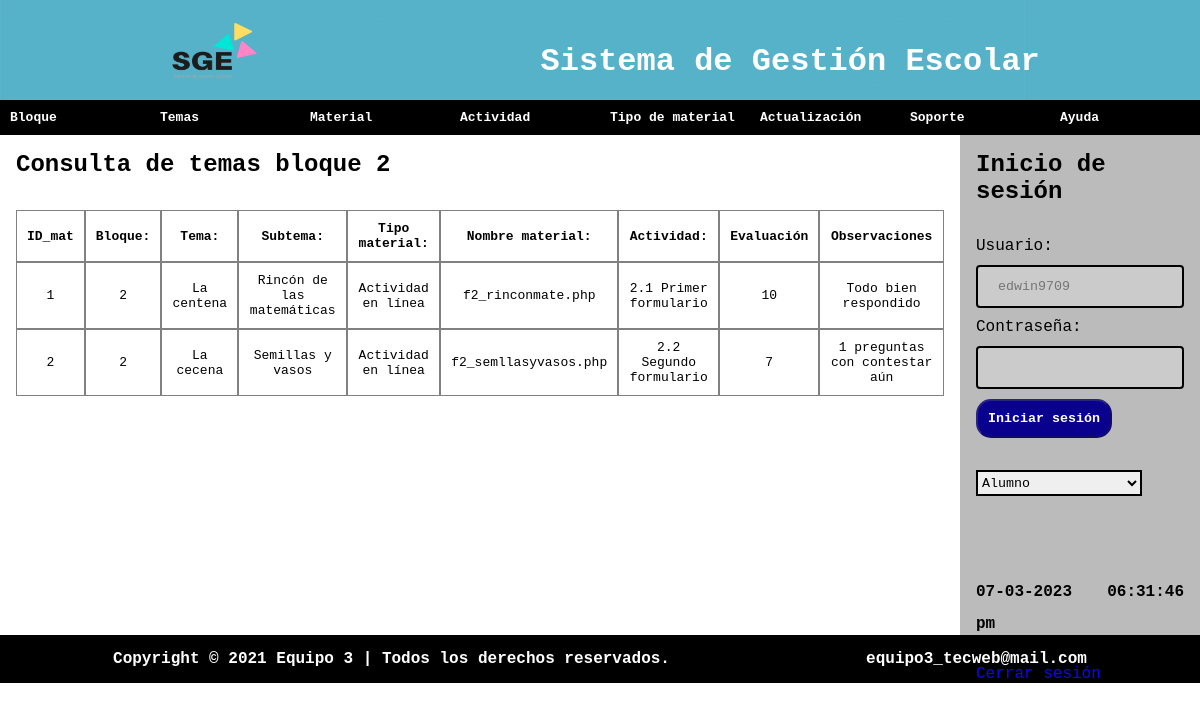
Page /Proyecto/usuario-alumno-bloque_dos.php?id=edwin9709 (signed in) on the committed database.
### tables this page shows
CREATE TABLE `bloque_dos` (
  `id_mat` int(2) NOT NULL,
  `bloque` int(1) NOT NULL,
  `tema` varchar(15) NOT NULL,
  `subtema` varchar(30) NOT NULL,
  `tipo_material` varchar(30) NOT NULL,
  `nombre_material` varchar(30) NOT NULL,
  `actividad` varchar(30) NOT NULL,
  `evaluacion` int(2) NOT NULL,
  `observaciones` varchar(40) NOT NULL
);

CREATE TABLE `usuarios` (
  `id_usuario` int(11) NOT NULL,
  `nombre` varchar(35) NOT NULL,
  `usuario` varchar(15) NOT NULL,
  `tipo_usuario` varchar(25) NOT NULL,
  `correo` varchar(25) NOT NULL,
  `contrasena` varchar(8) NOT NULL
);

### Proyecto/usuario-alumno-bloque_dos.php (the view, shortened to what this page needs)
<?php
include('conexion.php');
if(isset($_GET['id'])){
    $usuario = $_GET['id'];
    $query = "SELECT * FROM usuarios WHERE usuario = '$usuario'";
    $result = mysqli_query($conexion,$query);
    if(mysqli_num_rows($result) == 1){
        $row = mysqli_fetch_array($result);
        $tipo_usuario = $row['tipo_usuario'];
    }
}
if(isset($_SESSION['usuario'])):
?>
<!DOCTYPE html>
<html lang="en">
<head>
    <link rel="stylesheet" href="/project/css/main-alumno.css" type="text/css" />
</head>
<body>
    <header>
    <img class="logo"
            src="/project/src/logo.png"
            alt="logo" />
        <h1>Sistema de Gestión Escolar</h1>
    </header>
        <nav>
        <ul class="nav">
                <li><a href="/project/usuario-alumno.php?id=<?php echo $usuario?>" >Bloque</a>
                </li>
                <li><a href="/project/usuario-alumno-temas.php?id=<?php echo $usuario?>">Temas</a></li>
                <li><a href="/project/usuario-alumno-materia.php?id=<?php echo $usuario?>">Material</a></li>
                <li><a href="/project/usuario-alumno-actividad.php?id=<?php echo $usuario?>">Actividad</a></li>
                <li><a href="">Tipo de material</a>
                </li>
                <li><a href="usuario-alumno-actualizacion.php?id=<?php echo $usuario?>">Actualización</a></li>
                <li><a href="/project/usuario-alumno-soporte.php?id=<?php echo $usuario?>">Soporte</a></li>
                <li><a href="/project/usuario-alumno-ay.php?id=<?php echo $usuario?>">Ayuda</a></li>
            </ul>
        </nav>
    <section name="area-desplegar">
        <h2>Consulta de temas bloque 2</h2>
        <table class="tabla" cellspacing="0">
                    <thead>
                        <tr>
                            <th>ID_mat</th>
                            <th>Bloque:</th>
                            <th>Tema:</th>
                            <th>Subtema:</th>
                            <th>Tipo material:</th>
                            <th>Nombre material:</th>
                            <th>Actividad:</th>
                            <th>Evaluación</th>
                            <th>Observaciones</th>
                        </tr>
                    </thead>
                    <tbody>
                        <?php
                            $query = "SELECT * FROM bloque_dos";
                            $result_data = mysqli_query($conexion,$query);
                            while($row = mysqli_fetch_array($result_data)){
                                ?>
                                <tr>
                                    <td>
                                        <?php echo $row['id_mat'] ?>
                                    </td>
                                    <td>
                                        <?php echo $row['bloque'] ?>
                                    </td>
                                    <td>
                                        <?php echo $row['tema'] ?>
                                    </td>
                                    <td>
                                        <?php echo $row['subtema'] ?>
                                    </td>
                                    <td>
                                        <?php echo $row['tipo_material'] ?>
                                    </td>
                                    <td>
                                        <?php echo $row['nombre_material'] ?>
                                    </td>
                                    <td>
                                        <?php echo $row['actividad'] ?>
                                    </td>
                                    <td>
                                        <?php echo $row['evaluacion'] ?>
                                    </td>
                                    <td>
                                        <?php echo $row['observaciones'] ?>
                                    </td>
                                </tr>
                                <?php
                            }
                        ?>
                    </tbody>
                </table>
    </section>
    <aside>
        <h2>Inicio de sesión</h2>
        <form action="" class="login-form">
            <label for="">Usuario:</label>
            <input type="text" placeholder="<?php echo $usuario ?>" disabled>
            <label for="">Contraseña:</label>
            <input type="password" disabled>
            <button type="submit" class="inactive" disabled>Iniciar sesión</button>
            <select name="tipo_usuario" id="tipo_usuario" style="border: black 2px solid; margin-top:2rem; width:80%; height: 26px;">
                <option value="<?php echo $tipo_usuario?>" selected disabled><?php echo $tipo_usuario?></option>
            </select>
            <p style="margin-top: 5rem;"><b>
            <?php
            $DateAndTime = date('m-d-Y h:i:s a', time());
            echo  $DateAndTime;
            ?></b>
            </p>
            <a href="/project/cerrar_sesion.php">Cerrar sesión</a>
        </form>
    </aside>
    <footer>
        <h4>Copyright © 2021 Equipo 3 | Todos los derechos reservados.</h4>
        <h4>equipo3_tecweb@mail.com</h4>
    </footer>
</body>
</html>
<?php else: ?>
<script LANGUAGE="javascript">   location.href = "usuario-noregistrado.php";   </script>
<?php endif; ?>

### Proyecto/css/main-alumno.css (style rules this page uses)
* { margin: 0; padding: 0; box-sizing: border-box; font-family: "Courier New", Courier, monospace; }
p { margin: 10px 0 10px auto; text-align: justify; line-height: 200%; }
.logo { height: 60px; width: 100px; }
header { display: flex; align-items: flex-end; background-image: url('/project/src/fondo.jpg'); padding: 20px; justify-content: space-around; vertical-align: middle; color: white; }
nav { background-color: #000; }
ul, ol { list-style:none; font-weight: bold; }
.nav > li { float:left; width:12.5%; }
.nav li a { background-color:#000; color:#fff; text-decoration:none; padding:10px 10px; display: block; font-size: small; }
.inactive { pointer-events: none; color: grey; }
section { width: 80%; height: 500px; float: left; padding: 1rem; }
aside { width: 20%; height: 500px; background-color: rgba(141, 141, 141, 0.596); float: left; padding: 1rem; }
.login-form { margin-top: 2rem; }
.login-form input { width: 100%; padding: 12px 20px; margin: 10px 0; box-sizing: border-box; border-radius: 4px; border: 2px solid black; }
.login-form button { margin: 0 auto; color: white; background-color: rgb(9, 0, 141); padding: 10px; border-radius: 15px; font-weight: bold; }
.login-form a { display: inline-block; margin-top: 15px; color: rgb(17, 0, 255); text-decoration: none; }
table { font-size: small; text-align: center; margin-top: 2rem; border-collapse: separate; border-radius: 8px; }
td,th { border: 1px rgb(129, 129, 129) solid; padding: 10px; }
.form-contacto label,textarea,button { font-weight: bolder; margin-left: 2rem; }
textarea,input { border-radius: 5px; }
footer { color: white; background-color: black; padding: 15px; width: 100%; display: flex; align-items: center; justify-content: space-around; }

### rows in the picture
bloque_dos: id_mat "1", bloque "2", tema "La centena", subtema "Rincón de las matemáticas", tipo_material "Actividad en línea", nombre_material "f2_rinconmate.php", actividad "2.1 Primer formulario", evaluacion "10", observaciones "Todo bien respondido"
bloque_dos: id_mat "2", bloque "2", tema "La cecena", subtema "Semillas y vasos", tipo_material "Actividad en línea", nombre_material "f2_semllasyvasos.php", actividad "2.2 Segundo formulario", evaluacion "7", observaciones "1 preguntas con contestar aún"
usuarios: tipo_usuario "Alumno"
